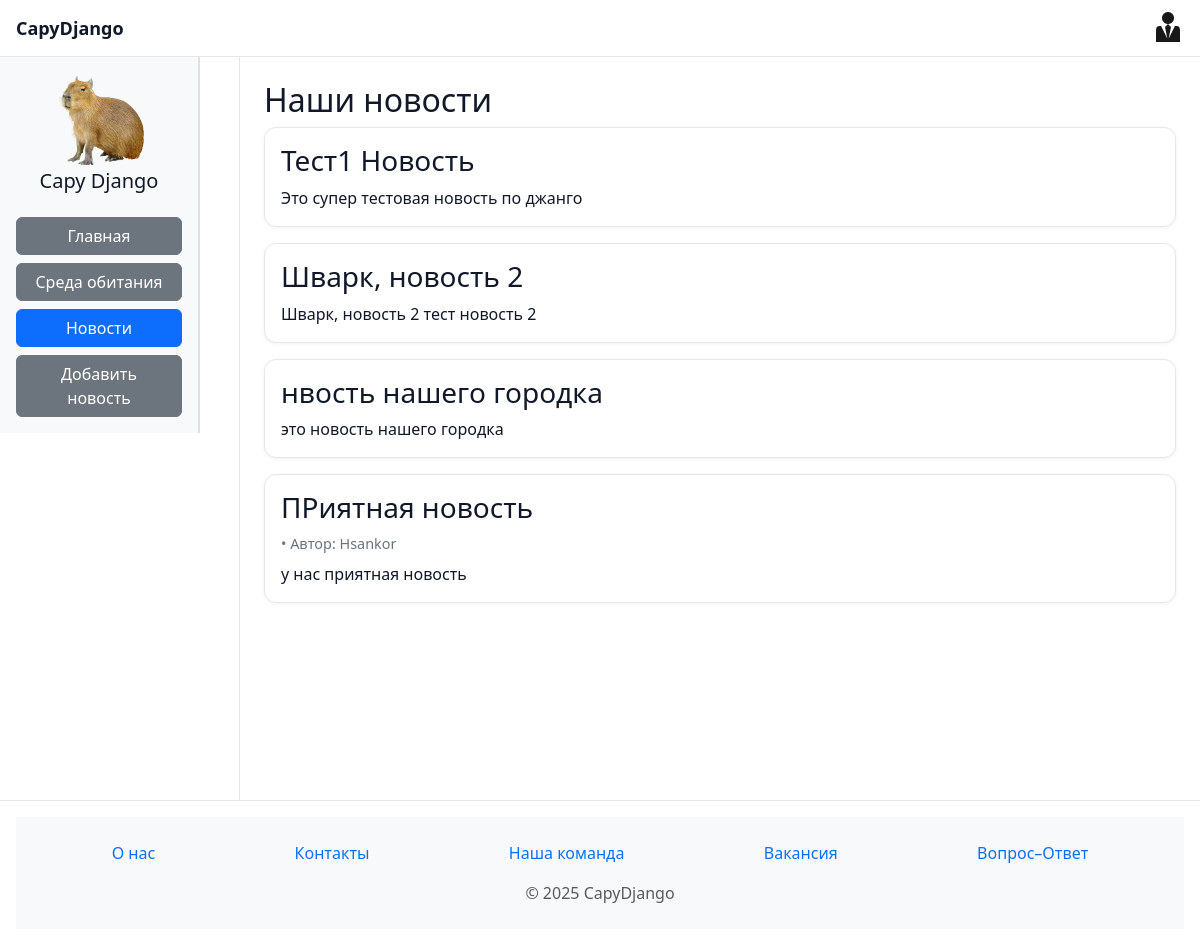
The page /news/ on the database as committed earlier.
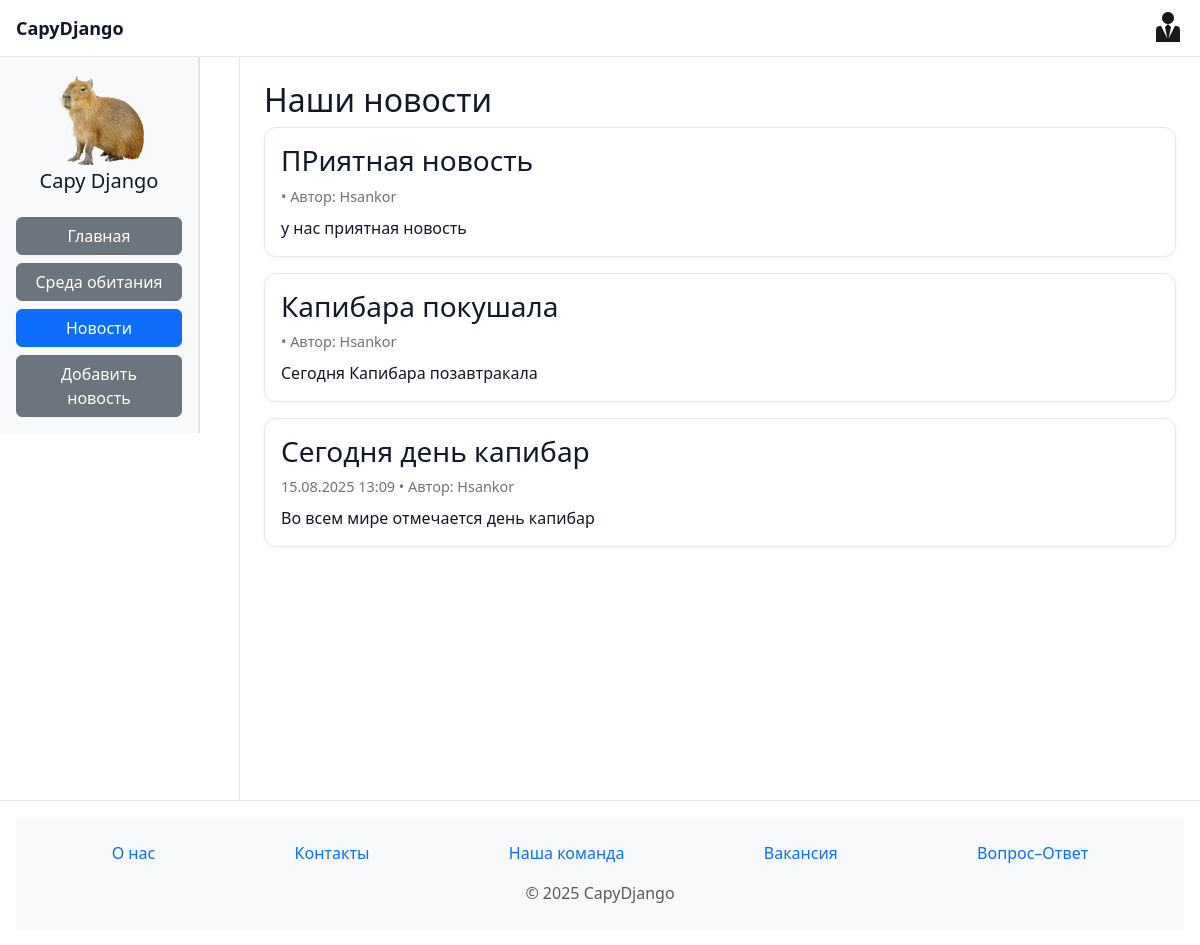
The same page on the database as committed later.
### news/models.py (models this page shows, shortened)
class News_post(models.Model):
    title = models.CharField(max_length=200, verbose_name='Название новости')
    short_description = models.CharField(max_length=200, verbose_name='Краткое описание')
    text = models.TextField(verbose_name='Новость')
    date = models.DateTimeField(default=timezone.now, verbose_name='Дата публикации')
    author = models.ForeignKey(User, on_delete=models.SET_NULL, null=True, blank=True, verbose_name='Автор', related_name='news_posts')
    class Meta:
        verbose_name = 'Новость'
        verbose_name_plural = 'Новости'
        ordering = ['-date']

### news/views.py (the view)
# urls.py: path('',         views.index,    name='home'),
def home(request):
    items = News_post.objects.all()
    return render(request, 'news/news.html', {'news': items, 'caption': 'CapyDjango'})

### news/templates/news/news.html (shortened to what this page needs)
{% extends 'main/layout.html' %}
{% block content %}
  <h2>Наши новости</h2>
  {% if news %}
    <div class="news-list">
      {% for n in news %}
        <article class="news-card">
          <h3 class="news-title">{{ n.title }}</h3>
          <div class="news-meta">
            {{ n.date|date:"d.m.Y H:i" }}
            {% if n.author %} • Автор: {{ n.author.username }}{% endif %}
          </div>
          <p class="news-text">{{ n.short_description }}</p>
        </article>
      {% endfor %}
    </div>
  {% else %}
    <p>Пока нет новостей.</p>
  {% endif %}
{% endblock %}

### main/templates/main/layout.html (shortened to what this page needs)
{% load static %}
<!doctype html>
<html lang="ru">
<head>
  <link href="https://cdn.jsdelivr.net/npm/bootstrap@5.3.2/dist/css/bootstrap.min.css"
        rel="stylesheet">
</head>
<body class="page">
  <header class="site-header">
    <a class="brand" href="{% url 'main:home' %}">CapyDjango</a>
    {% if request.user.is_authenticated %}
      <a class="avatar-link" href="{% url 'cabinet' %}" title="Кабинет">
        <img class="avatar" src="{% static 'main/img/p_25.png' %}" alt="Кабинет">
      </a>
    {% else %}
      <a class="avatar-link" href="{% url 'login' %}?next={{ request.get_full_path|urlencode }}" title="Войти">
        <img class="avatar avatar--guest" src="{% static 'main/img/p_25.png' %}" alt="Войти">
      </a>
    {% endif %}
  </header>
  <div class="page-main">
    <aside class="side">
      {% include "main/nav.html" %}
    </aside>
    <main class="content">
      {% block content %}{% endblock %}
    </main>
  </div>
  <footer class="site-footer">
    {% include 'main/footer.html' %}
  </footer>
</body>
</html>

### main/templates/main/nav.html
{% load static %}
<aside class="bg-light border-end border-2 p-3" style="width: 200px; min-height: 10%;">
  <div class="d-flex flex-column align-items-center mb-4">
    <img
      src="{% static 'main/img/capy.png' %}"
      alt="капибара"
      width="150"
      class="rounded-circle">
    <span class="h5 mb-0">Capy Django</span>
  </div>
  <nav class="d-grid gap-2">
    <a
      href="{% url 'main:home' %}"
      class="btn {% if request.resolver_match.url_name == 'home' %}btn-primary{% else %}btn-secondary{% endif %}"
      role="button"
    >
      Главная
    </a>
    <a
      href="{% url 'main:page2' %}"
      class="btn {% if request.resolver_match.url_name == 'page2' %}btn-primary{% else %}btn-secondary{% endif %}"
      role="button"
    >
      Среда обитания
    </a>
    <a
      href="{% url 'news:news_home' %}"
      class="btn {% if request.resolver_match.url_name == 'news_home' %}btn-primary{% else %}btn-secondary{% endif %}"
      role="button"
    >
      Новости
    </a>
    <a
      href="{% url 'news:add_news' %}"
      class="btn {% if request.resolver_match.url_name == 'add_news' %}btn-primary{% else %}btn-secondary{% endif %}"
      role="button"
    >
      Добавить новость
    </a>
  </nav>
</aside>

### main/templates/main/footer.html
{% load static %}
  <footer class="bg-light py-4">
  <div class="container d-flex justify-content-around">
    <a href="{% url 'main:about' %}"   class="text-decoration-none">О нас</a>
    <a href="{% url 'main:contacts' %}"class="text-decoration-none">Контакты</a>
    <a href="{% url 'main:team' %}"    class="text-decoration-none">Наша команда</a>
    <a href="{% url 'main:jobs' %}"    class="text-decoration-none">Вакансия</a>
    <a href="{% url 'main:faq' %}"     class="text-decoration-none">Вопрос–Ответ</a>
  </div>
  <div class="text-center text-muted mt-3">
    © 2025 CapyDjango
  </div>
</footer>

### main/templates/main/layout.html (style rules this page uses)
html, body { height:100%; }
body.page { margin:0; background:var(--bg); color:var(--text); }
.site-header { position:sticky; top:0; z-index:10; display:flex; align-items:center; gap:16px; padding:12px 16px; border-bottom:1px solid var(--border); background:var(--bg); }
.brand { font-weight:700; font-size:18px; text-decoration:none; color:var(--text); }
.avatar-link { display:inline-block; line-height:0; }
.avatar { height:32px; width:32px; object-fit:cover; border-radius:8px; transition: transform .15s ease, box-shadow .15s ease, opacity .15s ease; }
.avatar--guest { opacity:.9; }
.page-main { display:flex; min-height:calc(100vh - 57px); }
.side { width:240px; border-right:1px solid var(--border); background:var(--bg); }
.content { flex:1; padding:24px; min-width:0; }
.site-footer { border-top:1px solid var(--border); padding:16px; text-align:center; color:var(--muted); background:var(--bg); }

### news/templates/news/news.html (style rules this page uses)
.news-list { display: grid; gap: 16px; }
.news-card { border: 1px solid #e5e7eb; border-radius: 12px; padding: 16px; background: hsl(0, 0%, 100%); box-shadow: 0 1px 4px rgba(0,0,0,0.05); }
.news-title { margin: 0 0 8px; }
.news-meta { color:#6b7280; font-size: 0.9rem; margin-bottom: 8px; }
.news-text { margin: 0; }

Rows that differ between the two databases and show on the page:
removed News_post: title "Тест1 Новость", short_description "Это супер тестовая новость по джанго"
removed News_post: title "Шварк, новость 2", short_description "Шварк, новость 2 тест новость 2"
removed News_post: title "нвость нашего городка", short_description "это новость нашего городка"
added News_post: title "Капибара покушала", author.username "Hsankor", short_description "Сегодня Капибара позавтракала"
added News_post: title "Сегодня день капибар", date "15.08.2025 13:09", author.username "Hsankor", short_description "Во всем мире отмечается день капибар"
